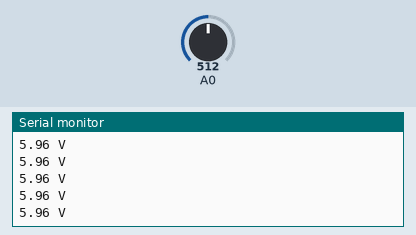
A sketch run on a simulated Arduino Uno, built with avr-gcc and run on an emulated ATmega328P. Shown: the last lines printed to the serial monitor. Inputs (shaded band) come from the test bench; at power-on: A0 = 512.

Above: at 1.2 s.
1.3 s: A0 set to 716
At 1.51 s:
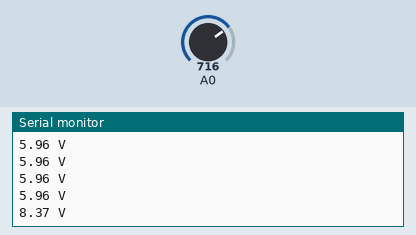
2.8 s: A0 set to 900
At 2.89 s:
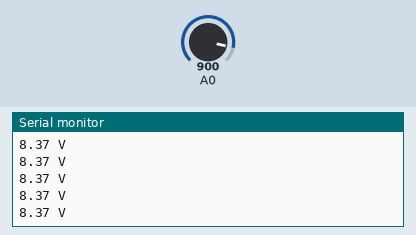
Timing chart, 0 to 5.8 s (numbered marks = the images above; inputs shaded):
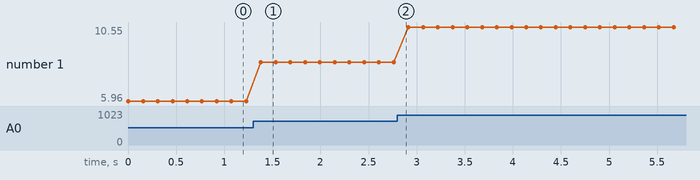

The sketch:

Multimeter.ino
```cpp
void setup()
{
  analogReference(INTERNAL);
  Serial.begin(9600);
}

void loop()
{
  Serial.print(getVoltage(A0));
  Serial.println(" V");
  delay(150);
}


double getCurrent(int pin)
{
   double current = 0;
   int in  = 0;
   double pinVolt = 0;
   for(int i=1;i<=25;i++)
   {
    in += analogRead(pin);
   }
   in = in / 25.0;
   pinVolt = ((in * 1.10 / 1023.0 / 0.09090909091))*1000;
   current = (pinVolt - 2500) / 185;
   return current;
}


float getVoltage(int option)
{
  int value = 0;
  double vout = 0;
  double vin = 0;
  for(int i=1;i<=25;i++)
  {
    value += analogRead(option);
  }
  value = value / 25.0;
  vout = value * 1.10 / 1023.0;
  vin = (vout / 0.09090909091) - 0.1;
  if (vin<0.09)
  {
    vin=0.0;//statement to quash undesired reading !
  }
  return vin;
}
```

Measured:
- after the input at 1.3 s, the serial monitor: prints a new line after 0.08 s (image 1)
- plotted number 1: 5.96 → 8.37 after the input at 1.3 s, 8.37 → 10.55 after the input at 2.8 s
